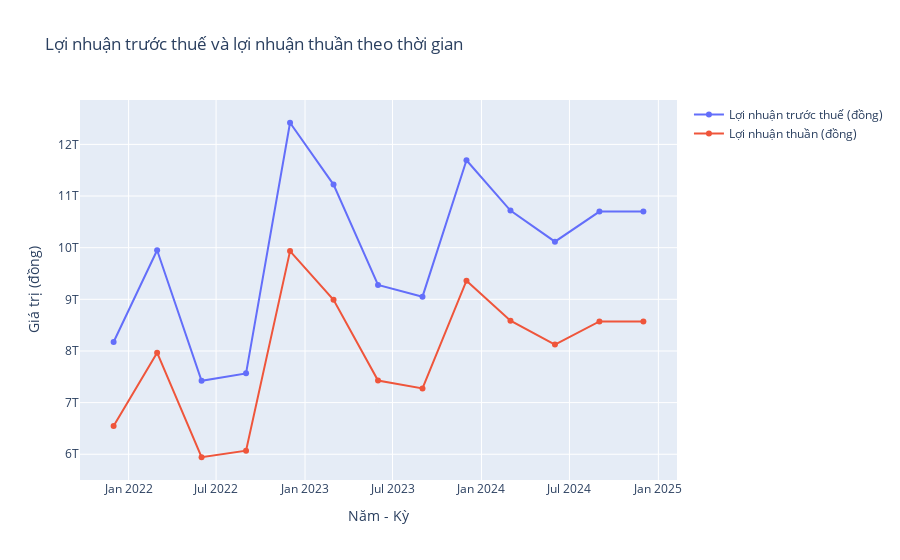

The code cell stored with this chart in its notebook:
### Markdown cell above
Theo biểu đồ tăng trưởng lợi nhuận, ta thấy:
- Từ năm 2022 đến quý 3 năm 2023, tăng trưởng lợi nhuận dương, trong đó quý 4 năm 2022 tăng trưởng đạt đỉnh.
- Tăng trưởng lợi nhuận từ năm 2023 có xu hướng giảm, trong đó từ cuối năm 2023 đến đầu năm 2024 tăng trưởng âm.
- Tăng trưởng lợi nhuận đạt đáy vào cuối năm 2024.

### Code cell
fig = go.Figure()

fig.add_trace(go.Scatter(
    x=vcb_kqkd["Năm"].astype(str) + "-" + vcb_kqkd["Tháng"].astype(str),
    y=vcb_kqkd["LN trước thuế"],
    mode="lines+markers",
    name="Lợi nhuận trước thuế (đồng)"
))
fig.add_trace(go.Scatter(
    x=vcb_kqkd["Năm"].astype(str) + "-" + vcb_kqkd["Tháng"].astype(str),
    y=vcb_kqkd["Lợi nhuận thuần"],
    mode="lines+markers",
    name="Lợi nhuận thuần (đồng)"
))

fig.update_layout(
    title="Lợi nhuận trước thuế và lợi nhuận thuần theo thời gian",
    xaxis_title="Năm - Kỳ",
    yaxis_title="Giá trị (đồng)"

)
fig.show()

### Figure 1 — Plotly figure (JSON) as saved in the notebook; plotly's stock layout.template omitted (floating-point values rounded to 4 significant figures)
{"data": [{"mode": "lines+markers", "name": "Lợi nhuận trước thuế (đồng)", "type": "scatter", "x": ["2024-12", "2024-9", "2024-6", "2024-3", "2023-12", "2023-9", "2023-6", "2023-3", "2022-12", "2022-9", "2022-6", "2022-3", "2021-12"], "y": [10702677000000, 10698944000000, 10116275000000, 10718239000000, 11693497000000, 9051164000000, 9277682000000, 11221344000000, 12419095000000, 7566222000000, 7423087000000, 9950256000000, 8174561000000]}, {"mode": "lines+markers", "name": "Lợi nhuận thuần (đồng)", "type": "scatter", "x": ["2024-12", "2024-9", "2024-6", "2024-3", "2023-12", "2023-9", "2023-6", "2023-3", "2022-12", "2022-9", "2022-6", "2022-3", "2021-12"], "y": [8569921000000, 8572494000000, 8124709000000, 8585993000000, 9360033000000, 7274556000000, 7427958000000, 8991901000000, 9933519000000, 6069444000000, 5941931000000, 7967426000000, 6545349000000]}], "layout": {"title": {"text": "Lợi nhuận trước thuế và lợi nhuận thuần theo thời gian"}, "xaxis": {"title": {"text": "Năm - Kỳ"}}, "yaxis": {"title": {"text": "Giá trị (đồng)"}}}}
